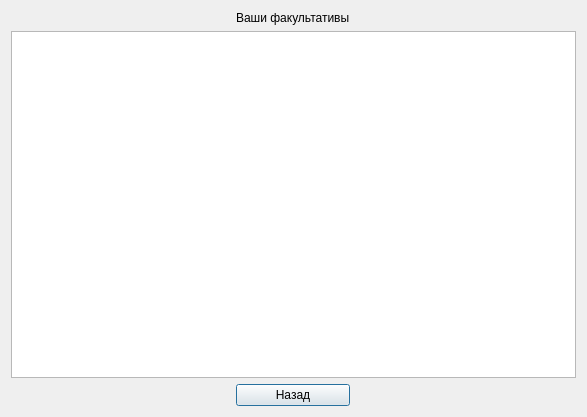
<?xml version="1.0" encoding="UTF-8"?>
<ui version="4.0">
 <class>teacherFacultativesWindow</class>
 <widget class="QDialog" name="teacherFacultativesWindow">
  <property name="geometry">
   <rect>
    <x>0</x>
    <y>0</y>
    <width>587</width>
    <height>417</height>
   </rect>
  </property>
  <property name="windowTitle">
   <string>Dialog</string>
  </property>
  <layout class="QGridLayout" name="gridLayout">
   <item row="0" column="1">
    <widget class="QLabel" name="label">
     <property name="text">
      <string>Ваши факультативы</string>
     </property>
    </widget>
   </item>
   <item row="1" column="0" colspan="3">
    <widget class="QTableView" name="tableView"/>
   </item>
   <item row="2" column="0">
    <spacer name="horizontalSpacer_2">
     <property name="orientation">
      <enum>Qt::Horizontal</enum>
     </property>
     <property name="sizeHint" stdset="0">
      <size>
       <width>221</width>
       <height>20</height>
      </size>
     </property>
    </spacer>
   </item>
   <item row="2" column="1">
    <widget class="QPushButton" name="pushButton">
     <property name="text">
      <string>Назад</string>
     </property>
    </widget>
   </item>
   <item row="2" column="2">
    <spacer name="horizontalSpacer">
     <property name="orientation">
      <enum>Qt::Horizontal</enum>
     </property>
     <property name="sizeHint" stdset="0">
      <size>
       <width>221</width>
       <height>20</height>
      </size>
     </property>
    </spacer>
   </item>
  </layout>
 </widget>
 <resources/>
 <connections/>
</ui>
